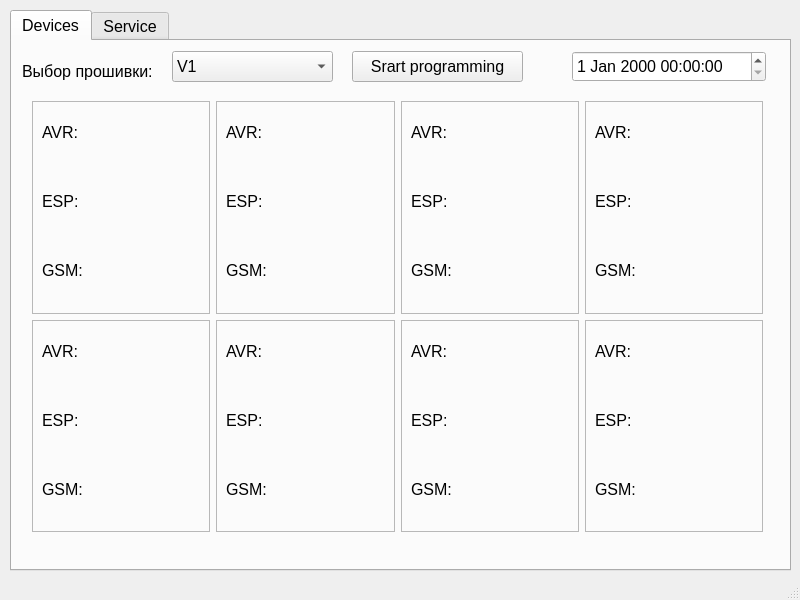
<?xml version="1.0" encoding="UTF-8"?>
<ui version="4.0">
 <class>MainWindow</class>
 <widget class="QMainWindow" name="MainWindow">
  <property name="geometry">
   <rect>
    <x>0</x>
    <y>0</y>
    <width>800</width>
    <height>600</height>
   </rect>
  </property>
  <property name="windowTitle">
   <string>MainWindow</string>
  </property>
  <widget class="QWidget" name="centralwidget">
   <widget class="QTabWidget" name="Devices">
    <property name="geometry">
     <rect>
      <x>10</x>
      <y>10</y>
      <width>781</width>
      <height>561</height>
     </rect>
    </property>
    <property name="font">
     <font>
      <pointsize>12</pointsize>
     </font>
    </property>
    <property name="currentIndex">
     <number>0</number>
    </property>
    <widget class="QWidget" name="tab">
     <attribute name="title">
      <string>Devices</string>
     </attribute>
     <widget class="QComboBox" name="select_version">
      <property name="geometry">
       <rect>
        <x>160</x>
        <y>10</y>
        <width>161</width>
        <height>31</height>
       </rect>
      </property>
      <item>
       <property name="text">
        <string>V1</string>
       </property>
      </item>
      <item>
       <property name="text">
        <string>V2</string>
       </property>
      </item>
      <item>
       <property name="text">
        <string>V3</string>
       </property>
      </item>
     </widget>
     <widget class="QLabel" name="version">
      <property name="geometry">
       <rect>
        <x>10</x>
        <y>20</y>
        <width>151</width>
        <height>20</height>
       </rect>
      </property>
      <property name="toolTip">
       <string>&lt;html&gt;&lt;head/&gt;&lt;body&gt;&lt;p align=&quot;center&quot;&gt;&lt;br/&gt;&lt;/p&gt;&lt;/body&gt;&lt;/html&gt;</string>
      </property>
      <property name="text">
       <string>Выбор прошивки:</string>
      </property>
     </widget>
     <widget class="QDateTimeEdit" name="dateTimeEdit">
      <property name="geometry">
       <rect>
        <x>560</x>
        <y>10</y>
        <width>194</width>
        <height>31</height>
       </rect>
      </property>
     </widget>
     <widget class="QPushButton" name="pushButton">
      <property name="geometry">
       <rect>
        <x>340</x>
        <y>10</y>
        <width>171</width>
        <height>31</height>
       </rect>
      </property>
      <property name="text">
       <string>Srart programming</string>
      </property>
     </widget>
     <widget class="QWidget" name="">
      <property name="geometry">
       <rect>
        <x>20</x>
        <y>60</y>
        <width>731</width>
        <height>431</height>
       </rect>
      </property>
      <layout class="QGridLayout" name="gridLayout_5">
       <item row="0" column="0">
        <widget class="QFrame" name="device_1">
         <property name="frameShape">
          <enum>QFrame::StyledPanel</enum>
         </property>
         <property name="frameShadow">
          <enum>QFrame::Raised</enum>
         </property>
         <widget class="QWidget" name="verticalLayoutWidget">
          <property name="geometry">
           <rect>
            <x>10</x>
            <y>0</y>
            <width>161</width>
            <height>201</height>
           </rect>
          </property>
          <layout class="QVBoxLayout" name="verticalLayout">
           <item>
            <widget class="QLabel" name="avr_1">
             <property name="text">
              <string>AVR:</string>
             </property>
            </widget>
           </item>
           <item>
            <widget class="QLabel" name="esp_1">
             <property name="text">
              <string>ESP:</string>
             </property>
            </widget>
           </item>
           <item>
            <widget class="QLabel" name="gsm_1">
             <property name="text">
              <string>GSM:</string>
             </property>
            </widget>
           </item>
          </layout>
         </widget>
        </widget>
       </item>
       <item row="0" column="1">
        <widget class="QFrame" name="device_2">
         <property name="frameShape">
          <enum>QFrame::StyledPanel</enum>
         </property>
         <property name="frameShadow">
          <enum>QFrame::Raised</enum>
         </property>
         <widget class="QWidget" name="verticalLayoutWidget_2">
          <property name="geometry">
           <rect>
            <x>10</x>
            <y>0</y>
            <width>161</width>
            <height>201</height>
           </rect>
          </property>
          <layout class="QVBoxLayout" name="verticalLayout_2">
           <item>
            <widget class="QLabel" name="avr_2">
             <property name="text">
              <string>AVR:</string>
             </property>
            </widget>
           </item>
           <item>
            <widget class="QLabel" name="esp_2">
             <property name="text">
              <string>ESP:</string>
             </property>
            </widget>
           </item>
           <item>
            <widget class="QLabel" name="gsm_2">
             <property name="text">
              <string>GSM:</string>
             </property>
            </widget>
           </item>
          </layout>
         </widget>
        </widget>
       </item>
       <item row="0" column="2">
        <widget class="QFrame" name="device_3">
         <property name="frameShape">
          <enum>QFrame::StyledPanel</enum>
         </property>
         <property name="frameShadow">
          <enum>QFrame::Raised</enum>
         </property>
         <widget class="QWidget" name="verticalLayoutWidget_5">
          <property name="geometry">
           <rect>
            <x>10</x>
            <y>0</y>
            <width>161</width>
            <height>201</height>
           </rect>
          </property>
          <layout class="QVBoxLayout" name="verticalLayout_6">
           <item>
            <widget class="QLabel" name="avr_6">
             <property name="text">
              <string>AVR:</string>
             </property>
            </widget>
           </item>
           <item>
            <widget class="QLabel" name="esp_5">
             <property name="text">
              <string>ESP:</string>
             </property>
            </widget>
           </item>
           <item>
            <widget class="QLabel" name="gsm_5">
             <property name="text">
              <string>GSM:</string>
             </property>
            </widget>
           </item>
          </layout>
         </widget>
        </widget>
       </item>
       <item row="0" column="3">
        <widget class="QFrame" name="device_4">
         <property name="frameShape">
          <enum>QFrame::StyledPanel</enum>
         </property>
         <property name="frameShadow">
          <enum>QFrame::Raised</enum>
         </property>
         <widget class="QWidget" name="verticalLayoutWidget_8">
          <property name="geometry">
           <rect>
            <x>10</x>
            <y>0</y>
            <width>161</width>
            <height>201</height>
           </rect>
          </property>
          <layout class="QVBoxLayout" name="verticalLayout_9">
           <item>
            <widget class="QLabel" name="avr_9">
             <property name="text">
              <string>AVR:</string>
             </property>
            </widget>
           </item>
           <item>
            <widget class="QLabel" name="esp_9">
             <property name="text">
              <string>ESP:</string>
             </property>
            </widget>
           </item>
           <item>
            <widget class="QLabel" name="gsm_8">
             <property name="text">
              <string>GSM:</string>
             </property>
            </widget>
           </item>
          </layout>
         </widget>
        </widget>
       </item>
       <item row="1" column="0">
        <widget class="QFrame" name="device_5">
         <property name="frameShape">
          <enum>QFrame::StyledPanel</enum>
         </property>
         <property name="frameShadow">
          <enum>QFrame::Raised</enum>
         </property>
         <widget class="QWidget" name="verticalLayoutWidget_9">
          <property name="geometry">
           <rect>
            <x>10</x>
            <y>0</y>
            <width>161</width>
            <height>201</height>
           </rect>
          </property>
          <layout class="QVBoxLayout" name="verticalLayout_10">
           <item>
            <widget class="QLabel" name="avr_10">
             <property name="text">
              <string>AVR:</string>
             </property>
            </widget>
           </item>
           <item>
            <widget class="QLabel" name="esp_10">
             <property name="text">
              <string>ESP:</string>
             </property>
            </widget>
           </item>
           <item>
            <widget class="QLabel" name="gsm_9">
             <property name="text">
              <string>GSM:</string>
             </property>
            </widget>
           </item>
          </layout>
         </widget>
        </widget>
       </item>
       <item row="1" column="1">
        <widget class="QFrame" name="device_6">
         <property name="frameShape">
          <enum>QFrame::StyledPanel</enum>
         </property>
         <property name="frameShadow">
          <enum>QFrame::Raised</enum>
         </property>
         <widget class="QWidget" name="verticalLayoutWidget_10">
          <property name="geometry">
           <rect>
            <x>10</x>
            <y>0</y>
            <width>161</width>
            <height>201</height>
           </rect>
          </property>
          <layout class="QVBoxLayout" name="verticalLayout_11">
           <item>
            <widget class="QLabel" name="avr_11">
             <property name="text">
              <string>AVR:</string>
             </property>
            </widget>
           </item>
           <item>
            <widget class="QLabel" name="esp_11">
             <property name="text">
              <string>ESP:</string>
             </property>
            </widget>
           </item>
           <item>
            <widget class="QLabel" name="gsm_10">
             <property name="text">
              <string>GSM:</string>
             </property>
            </widget>
           </item>
          </layout>
         </widget>
        </widget>
       </item>
       <item row="1" column="2">
        <widget class="QFrame" name="device_7">
         <property name="frameShape">
          <enum>QFrame::StyledPanel</enum>
         </property>
         <property name="frameShadow">
          <enum>QFrame::Raised</enum>
         </property>
         <widget class="QWidget" name="verticalLayoutWidget_11">
          <property name="geometry">
           <rect>
            <x>10</x>
            <y>0</y>
            <width>161</width>
            <height>201</height>
           </rect>
          </property>
          <layout class="QVBoxLayout" name="verticalLayout_12">
           <item>
            <widget class="QLabel" name="avr_12">
             <property name="text">
              <string>AVR:</string>
             </property>
            </widget>
           </item>
           <item>
            <widget class="QLabel" name="esp_12">
             <property name="text">
              <string>ESP:</string>
             </property>
            </widget>
           </item>
           <item>
            <widget class="QLabel" name="gsm_11">
             <property name="text">
              <string>GSM:</string>
             </property>
            </widget>
           </item>
          </layout>
         </widget>
        </widget>
       </item>
       <item row="1" column="3">
        <widget class="QFrame" name="device_8">
         <property name="frameShape">
          <enum>QFrame::StyledPanel</enum>
         </property>
         <property name="frameShadow">
          <enum>QFrame::Raised</enum>
         </property>
         <widget class="QWidget" name="verticalLayoutWidget_12">
          <property name="geometry">
           <rect>
            <x>10</x>
            <y>0</y>
            <width>161</width>
            <height>201</height>
           </rect>
          </property>
          <layout class="QVBoxLayout" name="verticalLayout_13">
           <item>
            <widget class="QLabel" name="avr_13">
             <property name="text">
              <string>AVR:</string>
             </property>
            </widget>
           </item>
           <item>
            <widget class="QLabel" name="esp_13">
             <property name="text">
              <string>ESP:</string>
             </property>
            </widget>
           </item>
           <item>
            <widget class="QLabel" name="gsm_12">
             <property name="text">
              <string>GSM:</string>
             </property>
            </widget>
           </item>
          </layout>
         </widget>
        </widget>
       </item>
      </layout>
     </widget>
    </widget>
    <widget class="QWidget" name="tab_2">
     <attribute name="title">
      <string>Service</string>
     </attribute>
     <widget class="QLabel" name="change_value">
      <property name="geometry">
       <rect>
        <x>140</x>
        <y>10</y>
        <width>95</width>
        <height>19</height>
       </rect>
      </property>
      <property name="font">
       <font>
        <pointsize>12</pointsize>
       </font>
      </property>
      <property name="toolTipDuration">
       <number>5</number>
      </property>
      <property name="text">
       <string>Change value</string>
      </property>
      <property name="alignment">
       <set>Qt::AlignCenter</set>
      </property>
     </widget>
     <widget class="QLabel" name="current_value">
      <property name="geometry">
       <rect>
        <x>520</x>
        <y>10</y>
        <width>95</width>
        <height>19</height>
       </rect>
      </property>
      <property name="font">
       <font>
        <pointsize>12</pointsize>
       </font>
      </property>
      <property name="toolTipDuration">
       <number>5</number>
      </property>
      <property name="text">
       <string>Current value</string>
      </property>
      <property name="alignment">
       <set>Qt::AlignCenter</set>
      </property>
     </widget>
     <widget class="QWidget" name="layoutWidget">
      <property name="geometry">
       <rect>
        <x>10</x>
        <y>36</y>
        <width>751</width>
        <height>471</height>
       </rect>
      </property>
      <layout class="QGridLayout" name="gridLayout_4">
       <item row="0" column="0" colspan="4">
        <layout class="QGridLayout" name="gridLayout_3">
         <item row="0" column="0" colspan="2">
          <layout class="QGridLayout" name="gridLayout_2">
           <item row="0" column="0">
            <widget class="QLabel" name="ACC">
             <property name="font">
              <font>
               <pointsize>12</pointsize>
              </font>
             </property>
             <property name="text">
              <string>ACC</string>
             </property>
             <property name="alignment">
              <set>Qt::AlignCenter</set>
             </property>
            </widget>
           </item>
           <item row="0" column="1" colspan="2">
            <widget class="QSlider" name="ACC_slider">
             <property name="value">
              <number>25</number>
             </property>
             <property name="orientation">
              <enum>Qt::Horizontal</enum>
             </property>
            </widget>
           </item>
           <item row="1" column="0">
            <widget class="QLabel" name="DEC">
             <property name="font">
              <font>
               <pointsize>12</pointsize>
              </font>
             </property>
             <property name="text">
              <string>DEC</string>
             </property>
             <property name="alignment">
              <set>Qt::AlignCenter</set>
             </property>
            </widget>
           </item>
           <item row="1" column="1" colspan="2">
            <widget class="QSlider" name="DEC_slider">
             <property name="value">
              <number>25</number>
             </property>
             <property name="orientation">
              <enum>Qt::Horizontal</enum>
             </property>
            </widget>
           </item>
           <item row="2" column="0">
            <widget class="QLabel" name="Speed">
             <property name="font">
              <font>
               <pointsize>12</pointsize>
              </font>
             </property>
             <property name="text">
              <string>Speed</string>
             </property>
             <property name="alignment">
              <set>Qt::AlignCenter</set>
             </property>
            </widget>
           </item>
           <item row="2" column="1" colspan="2">
            <widget class="QSlider" name="Speed_slider">
             <property name="value">
              <number>25</number>
             </property>
             <property name="orientation">
              <enum>Qt::Horizontal</enum>
             </property>
            </widget>
           </item>
           <item row="3" column="0">
            <widget class="QLabel" name="Step">
             <property name="font">
              <font>
               <pointsize>12</pointsize>
              </font>
             </property>
             <property name="text">
              <string>Step</string>
             </property>
             <property name="alignment">
              <set>Qt::AlignCenter</set>
             </property>
            </widget>
           </item>
           <item row="3" column="1" colspan="2">
            <widget class="QSlider" name="Step_slider">
             <property name="value">
              <number>35</number>
             </property>
             <property name="orientation">
              <enum>Qt::Horizontal</enum>
             </property>
            </widget>
           </item>
           <item row="4" column="0">
            <widget class="QLabel" name="irection">
             <property name="font">
              <font>
               <pointsize>12</pointsize>
              </font>
             </property>
             <property name="text">
              <string>Direction</string>
             </property>
             <property name="alignment">
              <set>Qt::AlignCenter</set>
             </property>
            </widget>
           </item>
           <item row="4" column="1">
            <widget class="QRadioButton" name="radioButton">
             <property name="text">
              <string>CV</string>
             </property>
             <property name="checked">
              <bool>true</bool>
             </property>
            </widget>
           </item>
           <item row="4" column="2">
            <widget class="QRadioButton" name="radioButton_2">
             <property name="text">
              <string>CCV</string>
             </property>
            </widget>
           </item>
          </layout>
         </item>
         <item row="1" column="0">
          <widget class="QPushButton" name="sendButton">
           <property name="font">
            <font>
             <pointsize>12</pointsize>
            </font>
           </property>
           <property name="text">
            <string>Send</string>
           </property>
          </widget>
         </item>
         <item row="1" column="1">
          <widget class="QPushButton" name="startButton">
           <property name="font">
            <font>
             <pointsize>12</pointsize>
            </font>
           </property>
           <property name="text">
            <string>Start (Move)</string>
           </property>
          </widget>
         </item>
         <item row="1" column="2">
          <widget class="QPushButton" name="startButton_2">
           <property name="font">
            <font>
             <pointsize>12</pointsize>
            </font>
           </property>
           <property name="text">
            <string>Start (Run)</string>
           </property>
          </widget>
         </item>
         <item row="1" column="3">
          <widget class="QPushButton" name="stepButton">
           <property name="font">
            <font>
             <pointsize>12</pointsize>
            </font>
           </property>
           <property name="text">
            <string>Stop</string>
           </property>
          </widget>
         </item>
         <item row="0" column="2" colspan="2">
          <layout class="QGridLayout" name="gridLayout">
           <item row="0" column="0">
            <widget class="QLabel" name="acc_val">
             <property name="font">
              <font>
               <pointsize>12</pointsize>
              </font>
             </property>
             <property name="text">
              <string>ACC val:  0</string>
             </property>
             <property name="alignment">
              <set>Qt::AlignCenter</set>
             </property>
            </widget>
           </item>
           <item row="1" column="0">
            <widget class="QLabel" name="dec_val">
             <property name="font">
              <font>
               <pointsize>12</pointsize>
              </font>
             </property>
             <property name="text">
              <string>DEC val:  0</string>
             </property>
             <property name="alignment">
              <set>Qt::AlignCenter</set>
             </property>
            </widget>
           </item>
           <item row="2" column="0">
            <widget class="QLabel" name="speed_val">
             <property name="font">
              <font>
               <pointsize>12</pointsize>
              </font>
             </property>
             <property name="text">
              <string>Speed val:  0</string>
             </property>
             <property name="alignment">
              <set>Qt::AlignCenter</set>
             </property>
            </widget>
           </item>
           <item row="3" column="0">
            <widget class="QLabel" name="step_val">
             <property name="font">
              <font>
               <pointsize>12</pointsize>
              </font>
             </property>
             <property name="text">
              <string>Step val:  0</string>
             </property>
             <property name="alignment">
              <set>Qt::AlignCenter</set>
             </property>
            </widget>
           </item>
           <item row="4" column="0">
            <widget class="QLabel" name="direction_val">
             <property name="font">
              <font>
               <pointsize>12</pointsize>
              </font>
             </property>
             <property name="text">
              <string>Direction:  CV</string>
             </property>
             <property name="alignment">
              <set>Qt::AlignCenter</set>
             </property>
            </widget>
           </item>
          </layout>
         </item>
        </layout>
       </item>
       <item row="1" column="0">
        <widget class="QPushButton" name="programming">
         <property name="font">
          <font>
           <pointsize>12</pointsize>
          </font>
         </property>
         <property name="text">
          <string>Strat programming</string>
         </property>
        </widget>
       </item>
       <item row="1" column="1">
        <widget class="QLabel" name="started">
         <property name="text">
          <string>Started</string>
         </property>
         <property name="alignment">
          <set>Qt::AlignCenter</set>
         </property>
        </widget>
       </item>
       <item row="1" column="2">
        <widget class="QLabel" name="sucsess">
         <property name="text">
          <string>Sucsess</string>
         </property>
         <property name="alignment">
          <set>Qt::AlignCenter</set>
         </property>
        </widget>
       </item>
       <item row="1" column="3">
        <widget class="QLabel" name="error">
         <property name="text">
          <string>Error</string>
         </property>
         <property name="alignment">
          <set>Qt::AlignCenter</set>
         </property>
        </widget>
       </item>
      </layout>
     </widget>
    </widget>
   </widget>
  </widget>
  <widget class="QMenuBar" name="menubar">
   <property name="geometry">
    <rect>
     <x>0</x>
     <y>0</y>
     <width>800</width>
     <height>22</height>
    </rect>
   </property>
  </widget>
  <widget class="QStatusBar" name="statusbar"/>
 </widget>
 <resources/>
 <connections/>
</ui>
